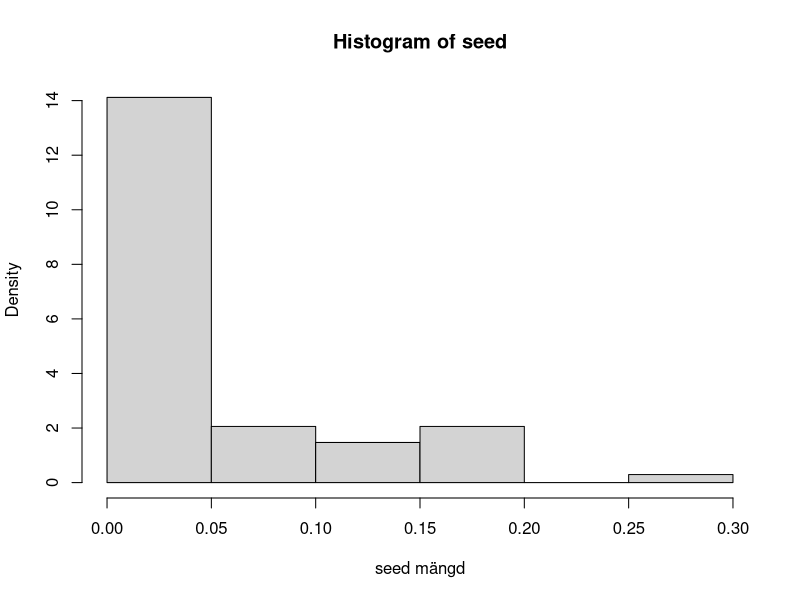
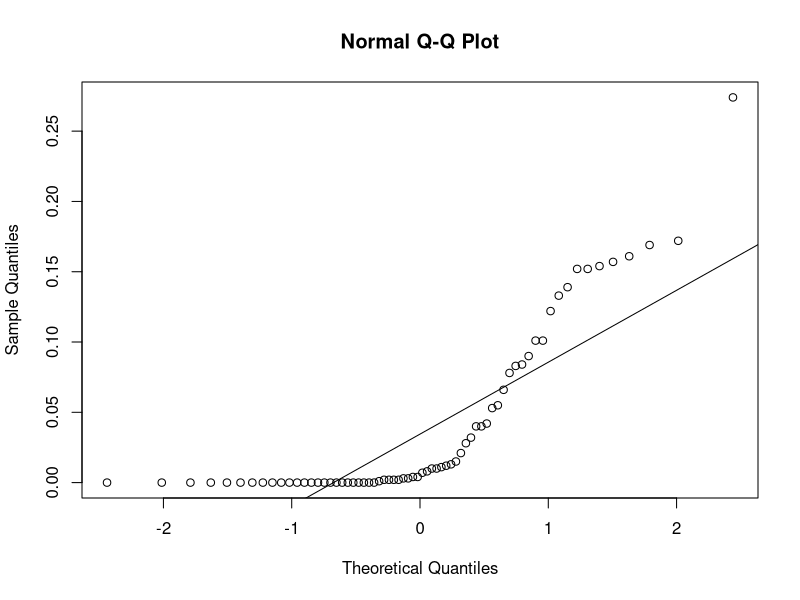
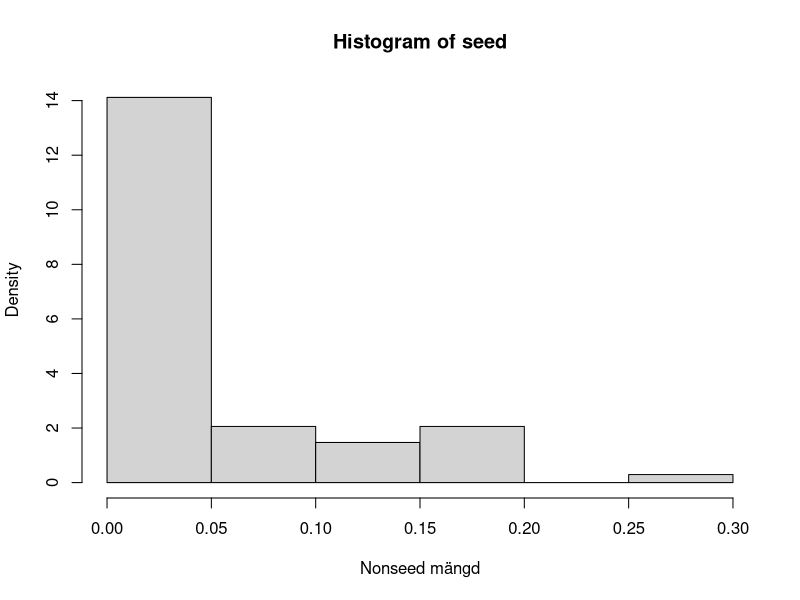
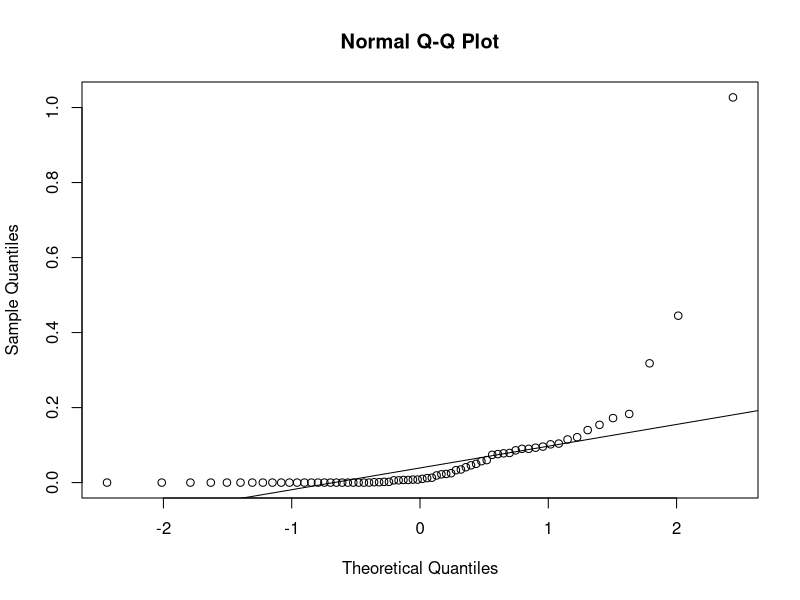

Source code (R) for these figures, in order:
## ---- chunk 1
z <- 1.72 # observerat värde på teststatistika
2 * (1- pnorm(z)) #p-värde för tvåsidigt test
1 - pnorm(z) # p-värde för ensidigt test

## ---- chunk 2
t.test(1:10, alternative = "greater", mu = 4.5, conf.level = 0.9) #p-värde för nollhypotesen är 16,18%
t.test(1:10, alternative = "less", mu = 4.5, conf.level = 0.9) #p-värde för nollhypotesen är 83,82%
t.test(1:10, alternative = "two.sided", mu = 4.5, conf.level = 0.9) #p-värde för nollhypotesen är 32,35%
## ---- chunk 3
#t.test(1:10, 1:10, alternative = "greater", mu = 4.5, conf.level = 0.9)

## ---- chunk 4
x <- rnorm(100,0,0)
y <- rnorm(100,0,0)
t.test(1:10, 1:20, alternative = "greater", mu = 0, conf.level = 0.9) #p-värde för nollhypotesen är 99,76%
t.test(1:10, 1:20, alternative = "greater", mu = 0, var.equal = TRUE, conf.level = 0.9) #p-värde för nollhypotesen med Welch–Satterthwaites metod är 99,07%

## ---- chunk 5
x = 1:10
y = 1:20
d <- x - y
t.test(d, alternative = "greater", mu = 0, conf.level = 0.9) #p-värde för nollhypotesen för parvist beroende stickprov är 99,98%
#t.test(1:10, 1:10, alternative = "greater", mu = 0, paired = TRUE, conf.level = 0.9)
## ---- chunk 6
#set.seed(17761122)
#x <- rnorm(1000,0,6)
wilcox.test(rnorm(10),rnorm(10,2), alternative = "greater", mu = 0, conf.int = TRUE, conf.level = 0.9, exact = FALSE) #p-värde med Wilcoxons teckenrangtest är 99,99%
## ---- chunk 7
x <- c(1,2,3,4,5,6)
y <- c(2,4,6,8,10,12)
wilcox.test(x,y, alternative = "greater", mu = 4.5, conf.level = 0.9) # p-värde är 1
## ---- chunk 8
arizona <- read.csv("arizona.csv", header = FALSE)
#arizona <- read.csv("E:\\matematik\\MT4001\\labb\\homework1\\arizona.csv", header = FALSE)
year <- arizona$V1
seed <- arizona$V2
nonseed <- arizona$V3
## ---- chunk 9
hist(seed,probability = TRUE, 
     xlab = "seed mängd")
## ---- chunk 10
qqnorm(seed)
qqline(seed)
## ---- chunk 11
hist(seed,probability = TRUE, 
     xlab = "Nonseed mängd")
## ---- chunk 12
qqnorm(nonseed)
qqline(nonseed)
## ---- chunk 13
wilcox.test(seed,nonseed, alternative = "greater", mu = 0, conf.level = 0.95)
## ---- chunk 14
oregon <- read.csv("oregon.csv", header = FALSE)
#oregon <- read.csv("E:\\matematik\\MT4001\\labb\\homework1\\oregon.csv", header = FALSE)
trial <- oregon$V1
typ1 <- oregon$V2
typ2 <- oregon$V3
## ---- chunk 15
nonseed1 <- typ1[trial == 1]
seed1 <- typ1[trial == 2]
nonseed2 <- typ2[trial == 1]
seed2 <- typ2[trial == 2]
